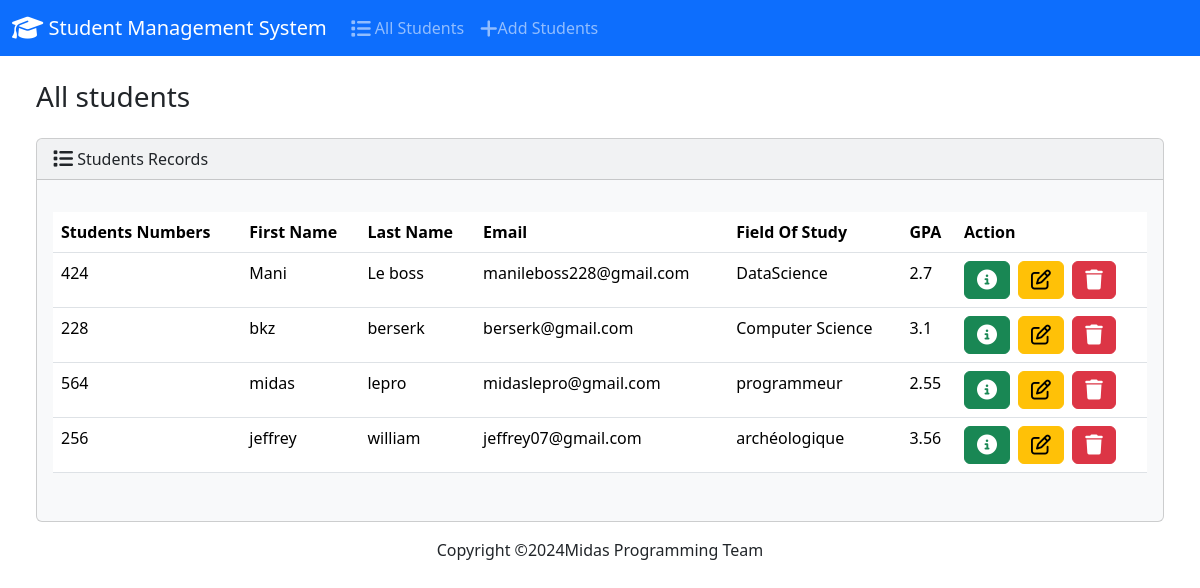
The page / on the database its author committed.
### students/models.py (models this page shows, shortened)
class Student(models.Model):
    std_number = models.PositiveIntegerField()
    first_name = models.CharField(max_length=200)
    last_name = models.CharField(max_length=200)
    email = models.EmailField(max_length=100)
    field_of_study = models.CharField(max_length=200)
    gpa = models.FloatField()

### students/views.py (the view)
# urls.py: path('', views.index, name='index'),
def index(request):
    return render(request, 'students/index.html', {'students': Student.objects.all()})

### students/templates/students/index.html (shortened to what this page needs)
{% extends 'students/base.html' %}
{% block body %}
<h3 class="m-4">All students</h3>
      <div class="row">
        <div class="col-12">
            {% if students %}
            <div class="card bg-light ms-4 me-4 mb-3">
                <div class="card-header">
                    <i class="fa-solid fa-list fa-lg"></i> Students Records
                </div>
                <div class="card-body">
                  <p class="card-text">
                    <div class="table-responsive">
                        <table class="table table-hover">
                            <thead>
                              <tr>
                                <th scope="col">Students Numbers</th>
                                <th scope="col">First Name</th>
                                <th scope="col">Last Name</th>
                                <th scope="col">Email</th>
                                <th scope="col">Field Of Study</th>
                                <th scope="col">GPA</th>
                                <th scope="col">Action</th>
                              </tr>
                            </thead>
                            <tbody>
                              {% for student in students %}
                              <tr>
                                <td>{{ student.std_number }}</td>
                                <td>{{ student.first_name }}</td>
                                <td>{{ student.last_name }}</td>
                                <td>{{ student.email }}</td>
                                <td>{{ student.field_of_study }}</td>
                                <td>{{ student.gpa }}</td>
                                <td>
                                  <button type="button" class="btn btn-success me-1" href="{ % url 'view_student' student.id % }" data-bs-toggle="modal"
                                   data-bs-target="#myModal{{student.id}}">
                                   <i class="fa-solid fa-circle-info fa-lg"></i>
                                  </button>
                                  <a class="btn btn-warning me-1" href="{% url 'edit' student.id %}">
                                    <i class="fa-regular fa-pen-to-square fa-lg"></i>
                                  </a>
                                  <button type="button" class="btn btn-danger" data-bs-toggle="modal" data-bs-target="#delete{{student.id}}">
                                    <i class="fa-solid fa-trash fa-lg"></i>
                                  </button>
                                </td>
                              </tr>
                              {% endfor %}
                            </tbody>
                        </table>
                    </div>
                  </p>
                </div>
            </div>
            {% else %}
                <h5 class="alert alert-primary ms-4 me-4">No Students Records</h5>
            {% endif %}
        </div>
      </div>
{% endblock %}

### students/templates/students/base.html (shortened to what this page needs)
{% load static %}
<!DOCTYPE html>
<html lang="en">
  <head>
    <link rel="stylesheet" href="https://cdnjs.cloudflare.com/ajax/libs/font-awesome/6.5.1/css/all.min.css"
    <link href="{% static 'css/bootstrap.mini.css' %}" rel="stylesheet" />
    <link href="https://cdn.jsdelivr.net/npm/bootstrap@5.3.2/dist/css/bootstrap.min.css" rel="stylesheet" />
  </head>
  <body>
    <nav class="navbar navbar-expand-lg bg-primary" data-bs-theme="dark">
      <div class="container-fluid">
        <a class="navbar-brand" href="{% url 'index' %}">
            <i class="fa-solid fa-graduation-cap fa-lg"></i> Student Management System
        </a>
        <div class="collapse navbar-collapse" id="navbarColor01">
          <ul class="navbar-nav me-auto">
            <li class="nav-item">
              <a class="nav-link" href="{% url 'index' %}">
                <i class="fa-solid fa-list fa-lg"></i> All Students
            </a>
            </li>
            <li class="nav-item">
              <a class="nav-link" href="{% url 'add' %}">
                <i class="fa-solid fa-plus fa-lg"></i>Add Students
            </a>
            </li>
          </ul>
        </div>
      </div>
    </nav>
    <div class="container-fluid">
      {% block body %}
      {% endblock %}
    </div>
    <footer class="mt-auto mb-4">
      <div class="text-center">
        <span>Copyright &copy;Midas Programming Team</span>
      </div>
    </footer>
  </body>
</html>

### rows shown on the page
Student: std_number "424", first_name "Mani", last_name "Le boss", email "manileboss228@gmail.com", field_of_study "DataScience", gpa "2.7"
Student: std_number "228", first_name "bkz", last_name "berserk", email "berserk@gmail.com", field_of_study "Computer Science", gpa "3.1"
Student: std_number "564", first_name "midas", last_name "lepro", email "midaslepro@gmail.com", field_of_study "programmeur", gpa "2.55"
Student: std_number "256", first_name "jeffrey", last_name "william", email "jeffrey07@gmail.com", field_of_study "archéologique", gpa "3.56"
